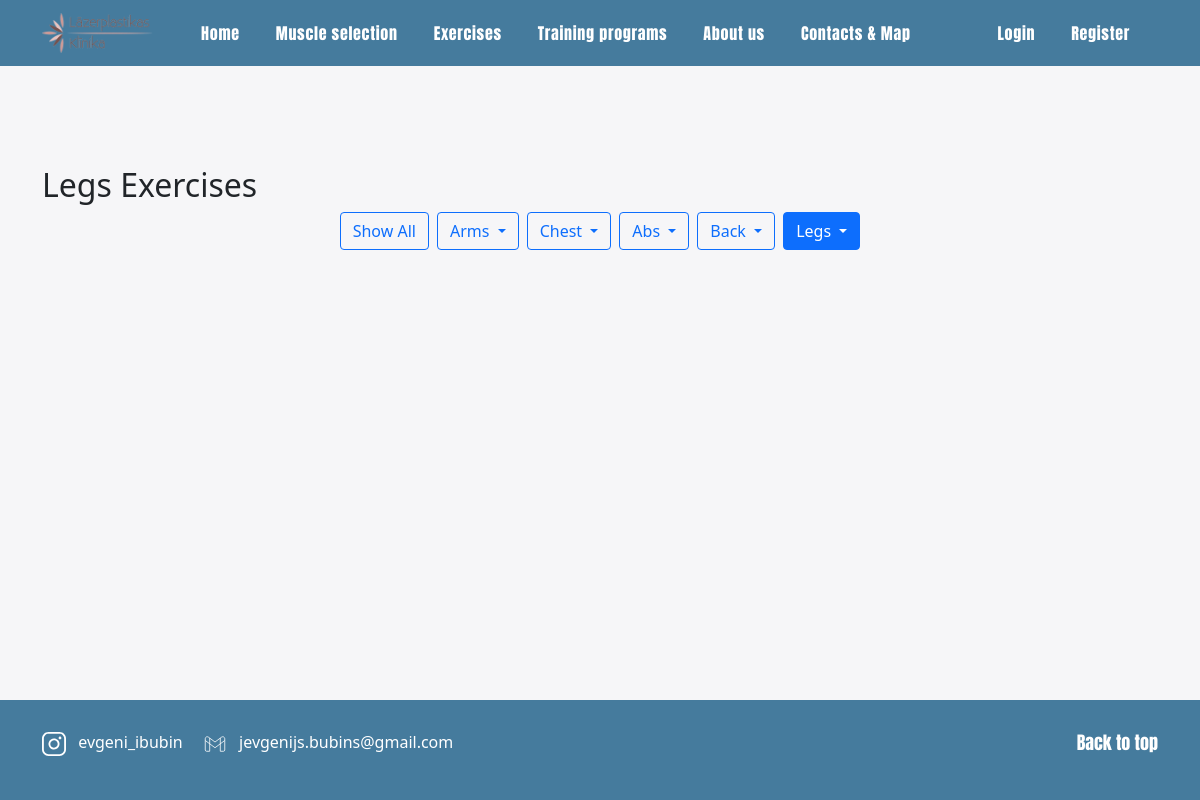
The app's page /exercises_page.php?category=Legs, older data.
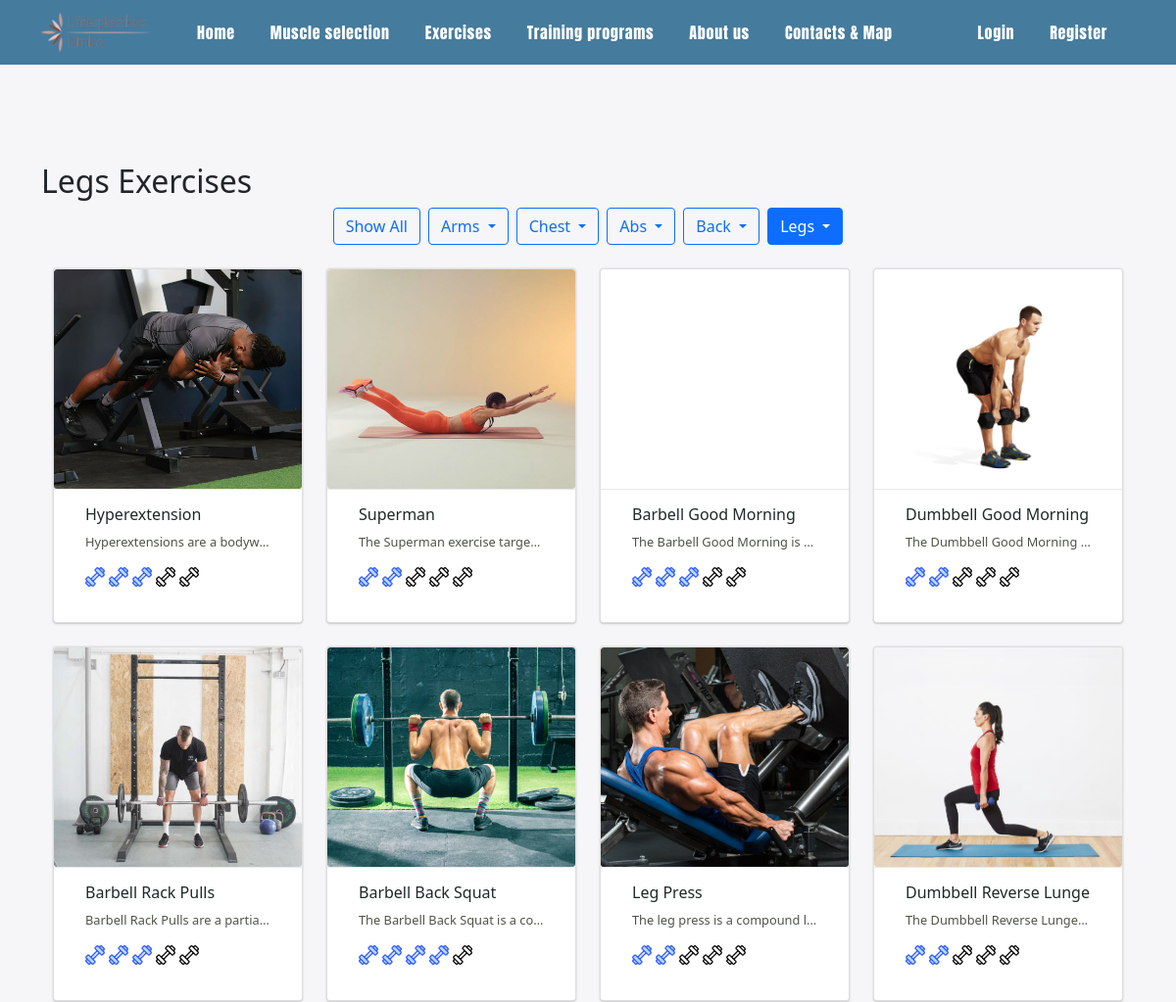
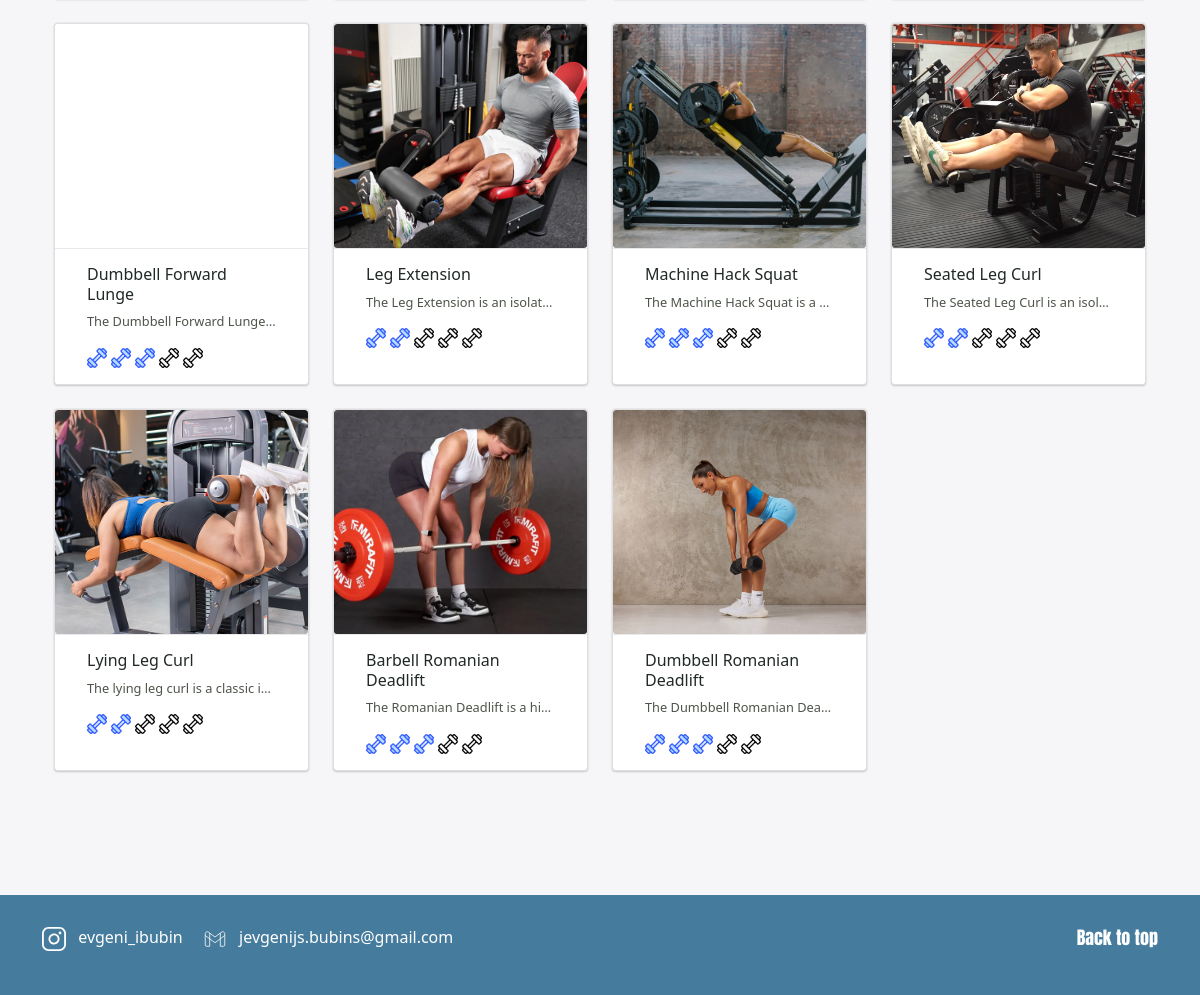
The same page, newer data (2 pictures, top to bottom).
### tables this page shows
CREATE TABLE `exercises` (
  `id` int(11) NOT NULL,
  `name` varchar(100) NOT NULL,
  `description` text DEFAULT NULL,
  `video_url` varchar(255) DEFAULT NULL,
  `category` varchar(50) DEFAULT NULL,
  `muscle_group` varchar(100) DEFAULT NULL,
  `equipment` varchar(100) DEFAULT NULL,
  `difficulty` tinyint(4) DEFAULT NULL,
  `created_at` timestamp NULL DEFAULT current_timestamp(),
  `image` varchar(255) DEFAULT NULL,
  `instruction` text DEFAULT NULL
);

### exercises_page.php (the view, shortened to what this page needs)
<?php
include 'includes/avatar_loader.php';
mysqli_set_charset($conn, "utf8mb4");
$muscleGroups = [
  "Arms" => ["Biceps", "Triceps", "Shoulders", "Forearms"],
  "Chest" => ["Chest Muscles"],
  "Abs" => ["Abdominal Muscles"],
  "Back" => ["Lats", "Middle/Lower Trapezius", "Teres major", "Lower Back", "Upper Trapezius"],
  "Legs" => ["Quadriceps", "Hamstrings", "Adductors", "Calves", "Glutes"]
];
$muscle = $_GET['muscle'] ?? null;
$category = $_GET['category'] ?? null;
if ($muscle) {
    $stmt = $conn->prepare("SELECT * FROM exercises WHERE FIND_IN_SET(?, muscle_group)");
    $stmt->bind_param("s", $muscle);
} elseif ($category && isset($muscleGroups[$category])) {
    $types = str_repeat('s', count($muscleGroups[$category]));
    $stmt = $conn->prepare("SELECT * FROM exercises WHERE " . implode(" OR ", array_fill(0, count($muscleGroups[$category]), "FIND_IN_SET(?, muscle_group)")));
    $stmt->bind_param($types, ...$muscleGroups[$category]);
} else {
    $stmt = $conn->prepare("SELECT * FROM exercises");
}
$currentMuscle = $_GET['muscle'] ?? null;
$currentCategory = $_GET['category'] ?? null;
$stmt->execute();
$result = $stmt->get_result();
?>
<!DOCTYPE html>
<html lang="en">
<head>
  <link href="https://cdn.jsdelivr.net/npm/bootstrap@5.0.2/dist/css/bootstrap.min.css" rel="stylesheet">
  <link rel="stylesheet" href="https://cdn.jsdelivr.net/npm/swiper@11/swiper-bundle.min.css" />
  <link rel="stylesheet" type="text/css" href="style.css">
</head>
<body>
<?php include 'includes/header.php'; ?>
<main>
<div class="container">
  <div class="row justify-content-center">
    <?php if ($muscle): ?>
    <h2><?= htmlspecialchars($muscle) ?> Exercises</h2>
  <?php elseif ($category): ?>
    <h2><?= htmlspecialchars($category) ?> Exercises</h2>
  <?php else: ?>
    <h2>All Exercises</h2>
  <?php endif; ?>
    <div class="d-flex flex-wrap gap-2 justify-content-center mb-4">
      <a href="exercises_page.php" class="btn btn-outline-primary <?= (!$currentMuscle && !$currentCategory) ? 'active' : '' ?>">Show All</a>
      <?php foreach ($muscleGroups as $category => $muscles): ?>
        <div class="dropdown">
          <button class="btn btn-outline-primary dropdown-toggle <?= ($currentCategory === $category || in_array($currentMuscle, $muscles)) ? 'active' : '' ?>" type="button" data-bs-toggle="dropdown">
            <?= htmlspecialchars($category) ?>
          </button>
        </div>
      <?php endforeach; ?>
    </div>
    <div class="row">
      <?php while ($row = $result->fetch_assoc()): ?>
        <div class="col-lg-3 col-md-6 mb-4">
          <div class="card">
            <div class="card-img" style="background-image:url('<?= htmlspecialchars($row['image']) ?>');">
            </div>
            <div class="card-content">
              <a href="exercise_view.php?id=<?= $row['id'] ?>">
                <h2><?= htmlspecialchars($row['name']) ?></h2>
                <p><?= htmlspecialchars(mb_strimwidth($row['description'], 0, 60, "...")) ?></p>
              </a>
              <p class="mt-2 mb-0">
                <?php
                $diff = intval($row['difficulty']);
                for ($i = 1; $i <= 5; $i++) {
                    $icon = $i <= $diff ? 'images/icon-dumbbell-color2.png' : 'images/icon-dumbbell-black2.png';
                    echo '<img src="' . $icon . '" alt="dumbbell" width="20" height="20" class="me-1">';
                }
                ?>
            </div>
          </div>
        </div>
      <?php endwhile; ?>
    </div>
  </div>
</div>
</main>
<?php include 'includes/footer.php'; ?>
</body>
</html>

Row changes from the older to the newer data that the page shows:
added exercises: image (picture), name "Hyperextension", description "Hyperextensions are a bodyw…"
added exercises: image (picture), name "Superman", description "The Superman exercise targe…"
added exercises: name "Barbell Good Morning", description "The Barbell Good Morning is…"
added exercises: image (picture), name "Dumbbell Good Morning", description "The Dumbbell Good Morning…"
added exercises: image (picture), name "Barbell Rack Pulls", description "Barbell Rack Pulls are a partia…"
added exercises: image (picture), name "Barbell Back Squat", description "The Barbell Back Squat is a co…"
added exercises: image (picture), name "Leg Press", description "The leg press is a compound l…"
added exercises: image (picture), name "Dumbbell Reverse Lunge", description "The Dumbbell Reverse Lunge…"
added exercises: name "Dumbbell Forward Lunge", description "The Dumbbell Forward Lunge…"
added exercises: image (picture), name "Leg Extension", description "The Leg Extension is an isolat…"
added exercises: image (picture), name "Machine Hack Squat", description "The Machine Hack Squat is a…"
added exercises: image (picture), name "Seated Leg Curl", description "The Seated Leg Curl is an isol…"
added exercises: image (picture), name "Lying Leg Curl", description "The lying leg curl is a classic i…"
added exercises: image (picture), name "Barbell Romanian Deadlift", description "The Romanian Deadlift is a hi…"
added exercises: image (picture), name "Dumbbell Romanian Deadlift", description "The Dumbbell Romanian Dea…"
